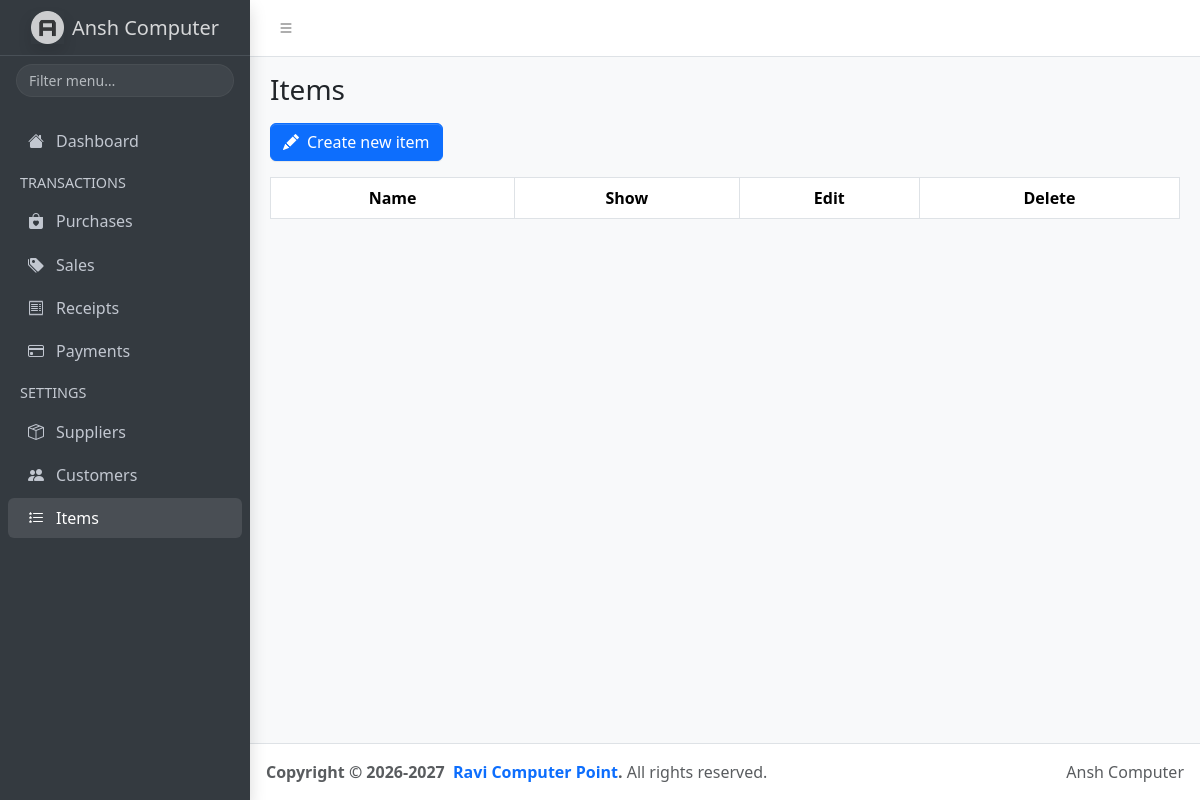
Before: /items/index.php with the older database file.
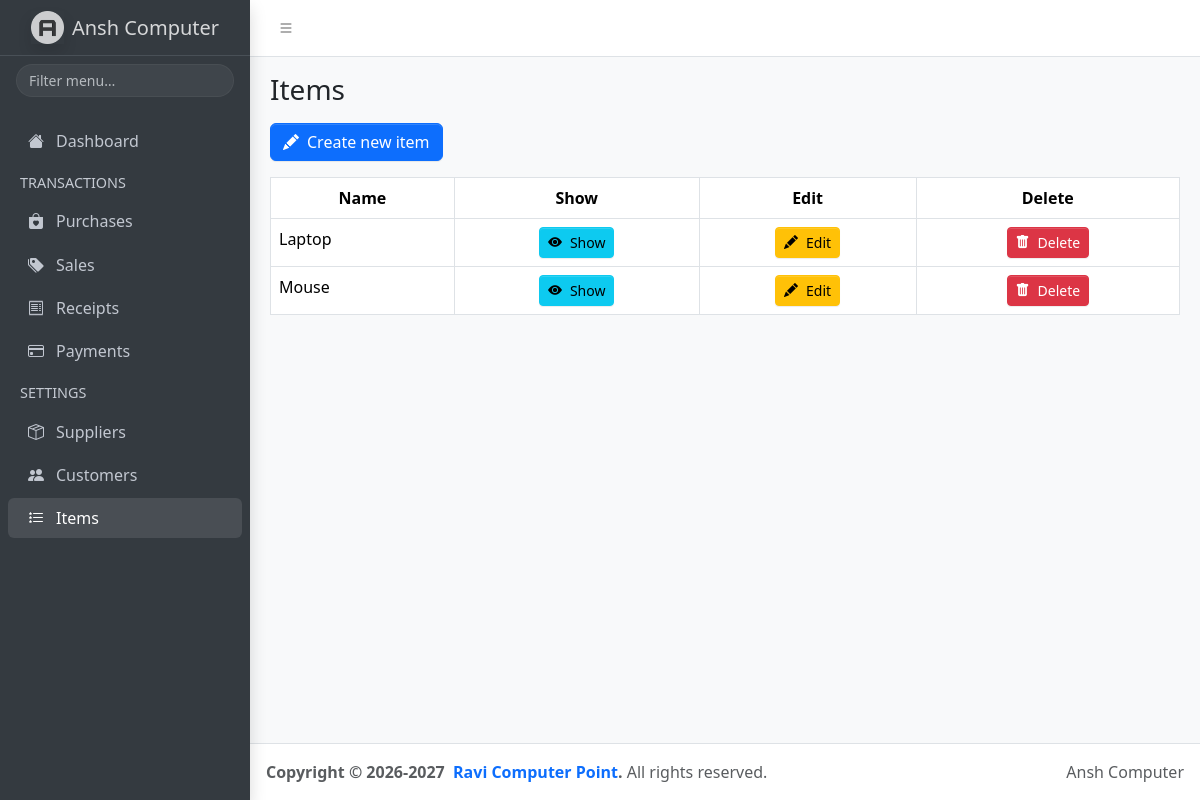
After: the same page with the newer database file.
### tables this page shows
CREATE TABLE `items` (
  `id` int(11) NOT NULL,
  `name` varchar(100) NOT NULL
);

### items/index.php (the view, shortened to what this page needs)
<?php
    include('../includes/header.php');
    include('../db_config.php');
?>
<a href="create.php" class="btn btn-primary">
    <i class="bi bi-pencil-fill me-2"></i>Create new item
</a>
<table class="table table-bordered my-3" id="table">
    <thead>
        <tr class="text-center">
            <th>Name</th>
            <th>Show</th>
            <th>Edit</th>
            <th>Delete</th>
        </tr>
    </thead>
    <tbody>
        <?php
            $items = mysqli_query($conn, "select * from items");
        ?>
        <?php while($item = mysqli_fetch_assoc($items)): ?>
            <tr>
                <td><?php echo $item['name'] ?></td>
                <td class="text-center">
                    <a href="show.php?id=<?php echo $item['id'] ?>" class="btn btn-info btn-sm">
                        <i class="bi bi-eye-fill me-2"></i>Show
                    </a>
                </td>
                <td class="text-center">
                    <a href="edit.php?id=<?php echo $item['id'] ?>" class="btn btn-warning btn-sm">
                        <i class="bi bi-pencil-fill me-2"></i>Edit
                    </a>
                </td>
                <td class="text-center">
                    <form action="delete.php" method="POST" onsubmit="return confirm('Do you really want to delete?');">
                        <button type="submit" class="btn btn-danger btn-sm">
                            <i class="bi bi-trash-fill me-2"></i>Delete
                        </button>
                    </form>
                </td>
            </tr>
        <?php endwhile; ?>
    </tbody>
</table>
<?php include('../includes/footer.php'); ?>

Changed rows visible on the page:
added items: name "Laptop"
added items: name "Mouse"
